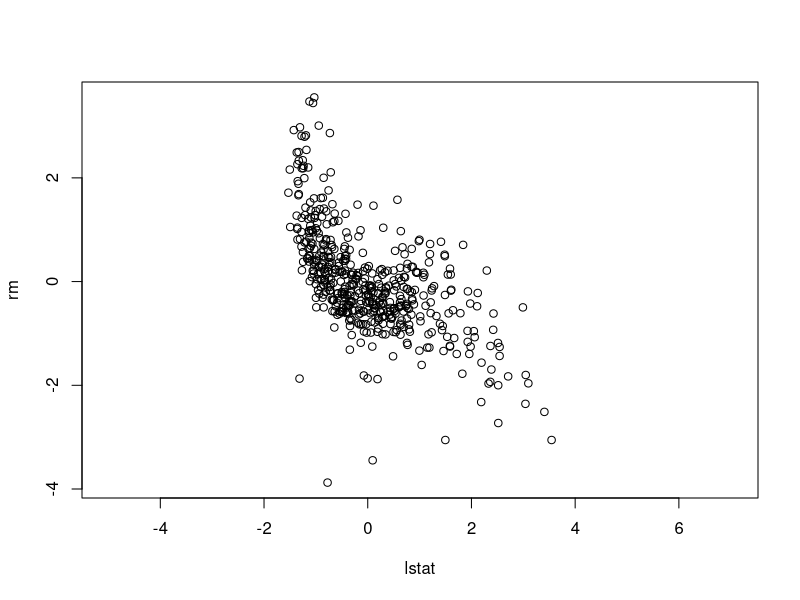
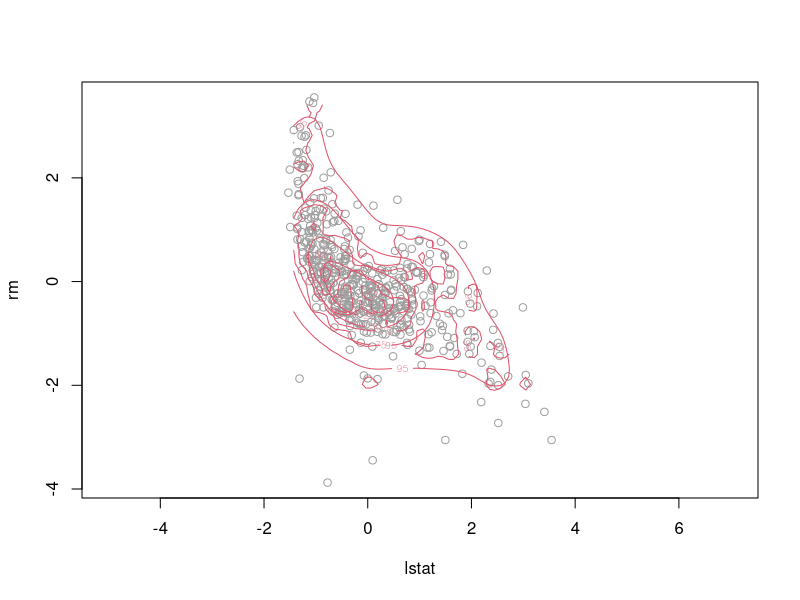
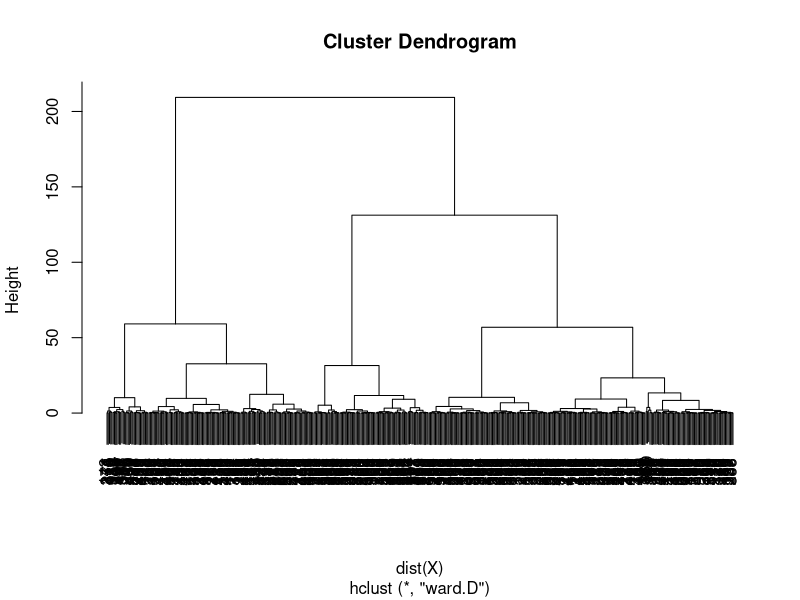
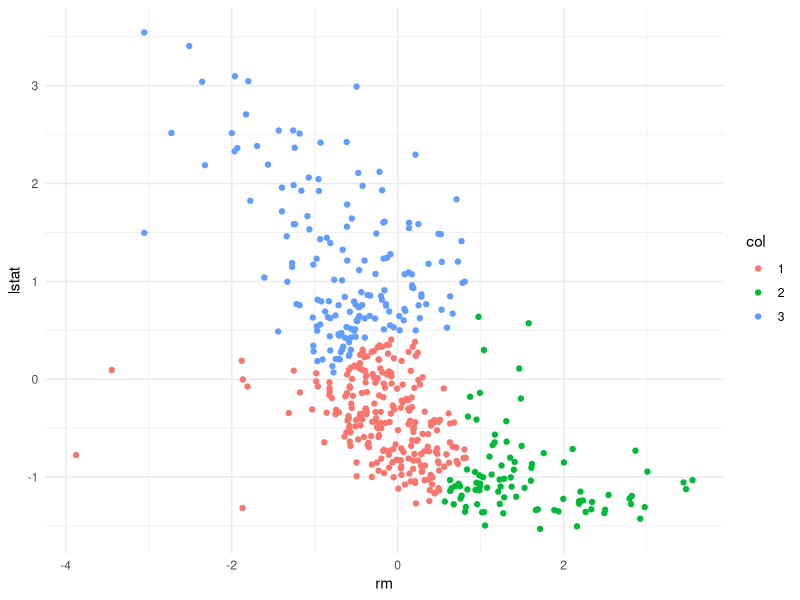
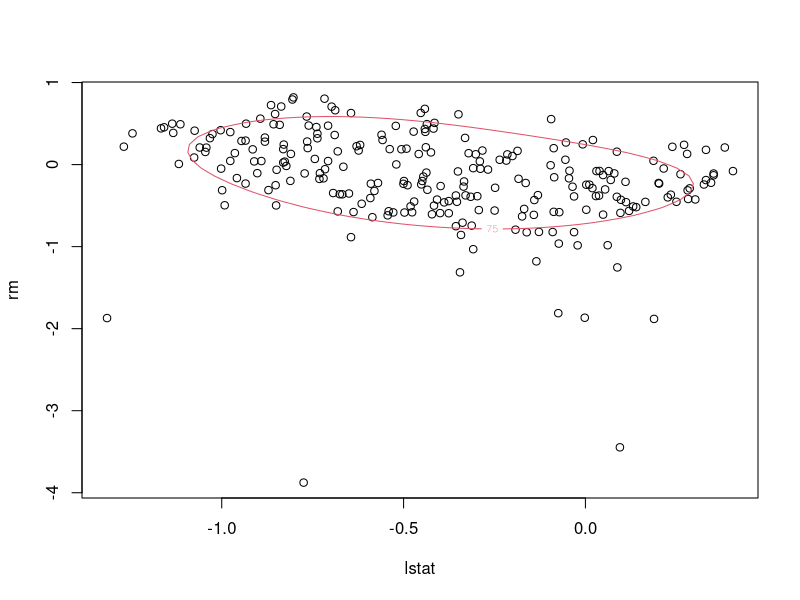
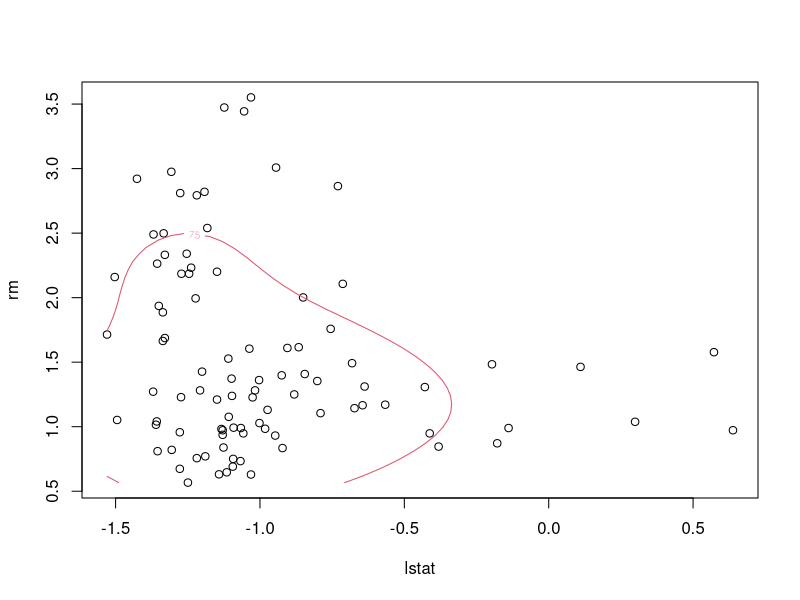
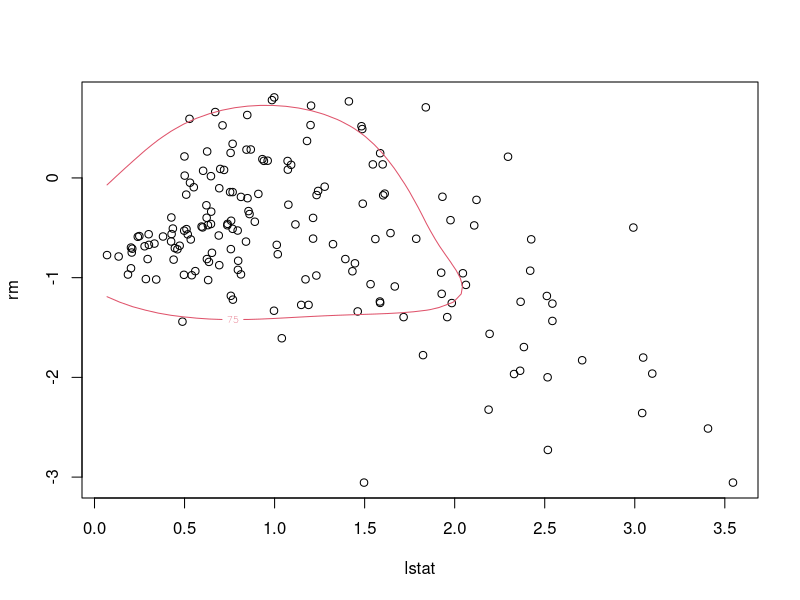

Reproduce these figures in R, in order.
## ---- chunk 1
knitr::opts_chunk$set(echo = TRUE)
## ---- chunk 2
data("Boston", package = "MASS")
X <- scale(Boston[,c(13,6)])
plot(X,as=1)
## ---- chunk 3
library(sm)
plot(X,as=1,col=8)

# Select h. Not sure how we should use the hint. 
# Which of the following values should we trust?
# Looks like we should find this maximum manually, but how?
h1 <- h.select(X, method = "cv")
h2 <- hcv(X, method = "cv")

# Density estimation using the value of a found above. 
sm.density(X, h = h1[[1]]*c(1,1), display="slice",props=c(25,50,75,95),col=2,add=TRUE)
sm.density(X, h = 0.1*c(1,1), display="slice",props=c(25,50,75,95),col=2,add=TRUE)
## ---- chunk 4
# Try to estimate "manually" to check if we get similar value to above. 
# Does not give sensible results. How should we maximize this manually? :))

lstat.min <- min(X[,1])
lstat.max <- max(X[,1])
rm.min <- min(X[,2])
rm.max <- max(X[,2])
grid.values <- 15
lst <- seq(from = lstat.min, to = lstat.max, length.out = grid.values)
rme <- seq(from = rm.min, to = rm.max, length.out = grid.values)
maxes <- c() # Slow, but alright for testing I guess. 
objectives <- c() # Slow, but alright for testing I guess.
for (i in 1:grid.values){
   for (j in 1:grid.values){
      new.point <- matrix(c(lst[i], rme[j]), ncol = 2)
      f <- function(x){
         f.hat <- sm.density(X,h=x*c(1,1),display="none",eval.grid=FALSE, eval.points = new.point)
         log(f.hat$estimate)
      }
      maxes <- c(maxes, optimize(f, interval = c(0.1, 1), maximum = T)$maximum)
      objectives <- c(objectives, optimize(f, interval = c(0.1, 1), maximum = T)$objective)
   }
}

m.id <- which.max(objectives)
maxes[m.id]

# The 1d-optimization in optimize depends on at which point the sm is evaluated. Want to try to maximize over the
# entire grid + maximize on the given range of discrete a-values. 
## ---- chunk 5
library(ggplot2)
library(dplyr)
hcl1 <- hclust(dist(X), method="ward.D")
plot(hcl1)
clusts <- cutree(hcl1, 3)

df <- data.frame(lstat = X[,1], rm = X[,2], col = factor(clusts))
ggplot(df, aes(x = rm, y = lstat)) + 
   geom_point(aes(colour = col)) +
   theme_minimal()

## ---- chunk 6
# Data from cluster 1.
clust1.data <- df %>% dplyr::filter(col == "1")

# Non-parametric estimation of the joint density. 
plot(clust1.data[, c(1,2)])
sm.density(clust1.data[, c(1,2)], h = h1[[1]]*c(1,1), display="slice",props=c(75),col=2,add=TRUE)
## ---- chunk 7
# Data from cluster 1.
clust2.data <- df %>% dplyr::filter(col == "2")

# Non-parametric estimation of the joint density. 
plot(clust2.data[, c(1,2)])
sm.density(clust2.data[, c(1,2)], h = h1[[1]]*c(1,1), display="slice",props=c(75),col=2,add=TRUE)
## ---- chunk 8
# Data from cluster 1.
clust3.data <- df %>% dplyr::filter(col == "3")

# Non-parametric estimation of the joint density. 
plot(clust3.data[, c(1,2)])
sm.density(clust3.data[, c(1,2)], h = h1[[1]]*c(1,1), display="slice",props=c(75),col=2,add=TRUE)
